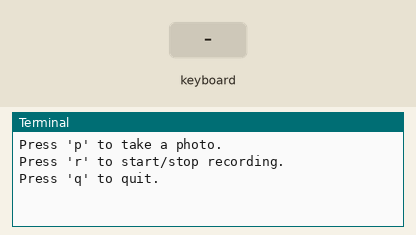
Bench run of a program on a simulated Raspberry Pi (BCM pin numbers). Shown: the last lines printed to the terminal. The inputs (shaded band) are chosen by the test bench. The camera gives no picture and a still takes 0.5 s; threads take turns every 2 ms; the clock reads 2024-03-15 10:24:30 at power-on unless the program sets it. At 6.3 s the program stops and its outputs stay as they are.

Above: at 1.2 s.
1.3 s: key "p" typed on the keyboard
At 2.5 s:
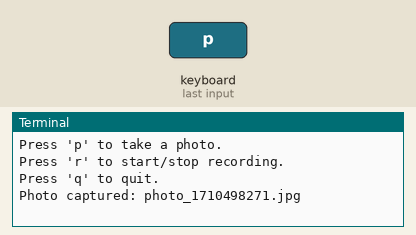
3.3 s: key "r" typed on the keyboard
At 3.7 s:
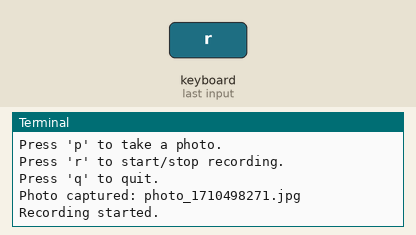
4.8 s: key "r" typed on the keyboard
At 6.0 s:
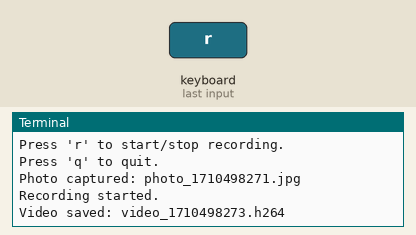
6.3 s: key "q" typed on the keyboard
At 7.3 s:
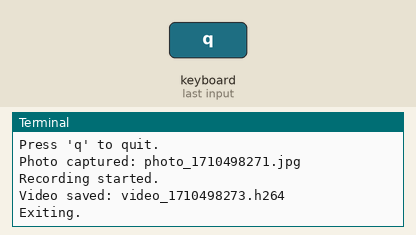

Measured:
- after the input at 1.3 s, the terminal: prints a new line after 0.50 s (image 1)
- after the input at 3.3 s, the terminal: prints a new line at once (image 2)
- after the input at 4.8 s, the terminal: prints a new line at once (image 3)
- after the input at 6.3 s, the terminal: prints a new line at once (image 4)

The program:

cam.py
```python
import picamera
import keyboard
import threading
import time

def handle_keys(camera):
    is_recording = False
    video_path = ""

    print("Press 'p' to take a photo.")
    print("Press 'r' to start/stop recording.")
    print("Press 'q' to quit.")

    while True:
        if keyboard.is_pressed('p'):
            # Capture a photo
            photo_name = f"photo_{int(time.time())}.jpg"
            camera.capture(photo_name)
            print(f"Photo captured: {photo_name}")
            time.sleep(0.5)  # Avoid multiple captures for a single key press

        if keyboard.is_pressed('r'):
            if is_recording:
                # Stop recording
                camera.stop_recording()
                print(f"Video saved: {video_path}")
                is_recording = False
            else:
                # Start recording
                video_path = f"video_{int(time.time())}.h264"
                camera.start_recording(video_path)
                print("Recording started.")
                is_recording = True
            time.sleep(0.5)  # Avoid toggle too quickly

        if keyboard.is_pressed('q'):
            if is_recording:
                # Stop recording before quitting
                camera.stop_recording()
                print(f"Video saved: {video_path}")
            print("Exiting.")
            camera.stop_preview()
            break

        time.sleep(0.1)  # Reduce CPU usage

def main():
    # Initialize the camera
    with picamera.PiCamera() as camera:
        camera.resolution = (640, 480)
        camera.start_preview()

        # Start the thread for handling keys
        key_thread = threading.Thread(target=handle_keys, args=(camera,))
        key_thread.start()

        # Keep the program running
        key_thread.join()

if __name__ == "__main__":
    main()
```
